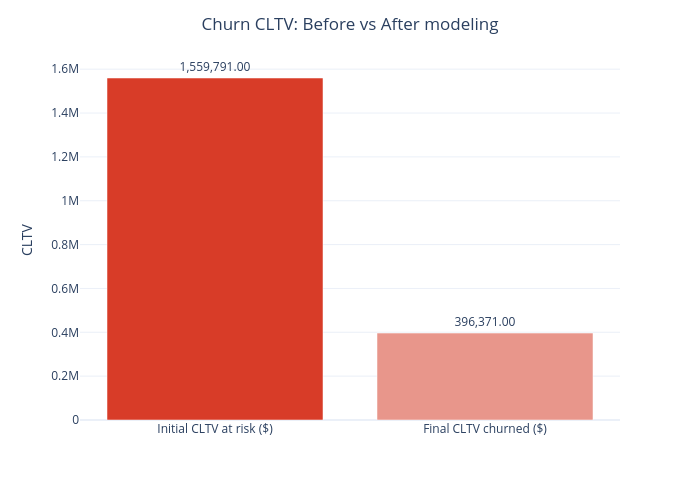

Notebook code for this chart:
### Markdown cell above
These results should be interpreted as an upper-bound or scenario-based estimate of value, not as guaranteed financial impact. They are most useful for comparing intervention assumptions, thresholds, and contact-cost levels rather than for claiming exact expected profit.

### Code cell
cltv_chart_df = pd.DataFrame({
    'Stage': [
        'Initial CLTV at risk ($)',
        'Final CLTV churned ($)',
    ],
    'Value': [
        total_at_risk_CLTV,
        total_at_risk_CLTV - saved_CLTV,
    ]
})

fig_cltv = px.bar(
    cltv_chart_df,
    x='Stage',
    y='Value',
    text='Value',
    color='Stage',
    color_discrete_sequence=['#D83C28',"#E8968B"]
)

fig_cltv.update_traces(
    texttemplate='%{text:,.2f}',
    textposition='outside'
)

fig_cltv.update_layout(template='plotly_white',
    title=dict(text='Churn CLTV: Before vs After modeling', x=0.5),
    showlegend=False,
    width=700,
    height=500,
    #plot_bgcolor='white',
    yaxis_title='CLTV',
    xaxis_title=''
)

fig_cltv.show()

### Figure 1 — Plotly figure (JSON) as saved in the notebook; plotly's stock layout.template omitted (floating-point values rounded to 4 significant figures)
{"data": [{"alignmentgroup": "True", "hovertemplate": "Stage=%{x}<br>Value=%{text}<extra></extra>", "legendgroup": "Initial CLTV at risk ($)", "marker": {"color": "#D83C28", "pattern": {"shape": ""}}, "name": "Initial CLTV at risk ($)", "offsetgroup": "Initial CLTV at risk ($)", "orientation": "v", "showlegend": true, "text": [1559791], "textposition": "outside", "texttemplate": "%{text:,.2f}", "type": "bar", "x": ["Initial CLTV at risk ($)"], "xaxis": "x", "y": [1559791], "yaxis": "y"}, {"alignmentgroup": "True", "hovertemplate": "Stage=%{x}<br>Value=%{text}<extra></extra>", "legendgroup": "Final CLTV churned ($)", "marker": {"color": "#E8968B", "pattern": {"shape": ""}}, "name": "Final CLTV churned ($)", "offsetgroup": "Final CLTV churned ($)", "orientation": "v", "showlegend": true, "text": [396371], "textposition": "outside", "texttemplate": "%{text:,.2f}", "type": "bar", "x": ["Final CLTV churned ($)"], "xaxis": "x", "y": [396371], "yaxis": "y"}], "layout": {"barmode": "relative", "height": 500, "legend": {"title": {"text": "Stage"}, "tracegroupgap": 0}, "margin": {"t": 60}, "showlegend": false, "title": {"text": "Churn CLTV: Before vs After modeling", "x": 0.5}, "width": 700, "xaxis": {"anchor": "y", "categoryarray": ["Initial CLTV at risk ($)", "Final CLTV churned ($)"], "categoryorder": "array", "domain": [0, 1], "title": {"text": ""}}, "yaxis": {"anchor": "x", "domain": [0, 1], "title": {"text": "CLTV"}}}}
